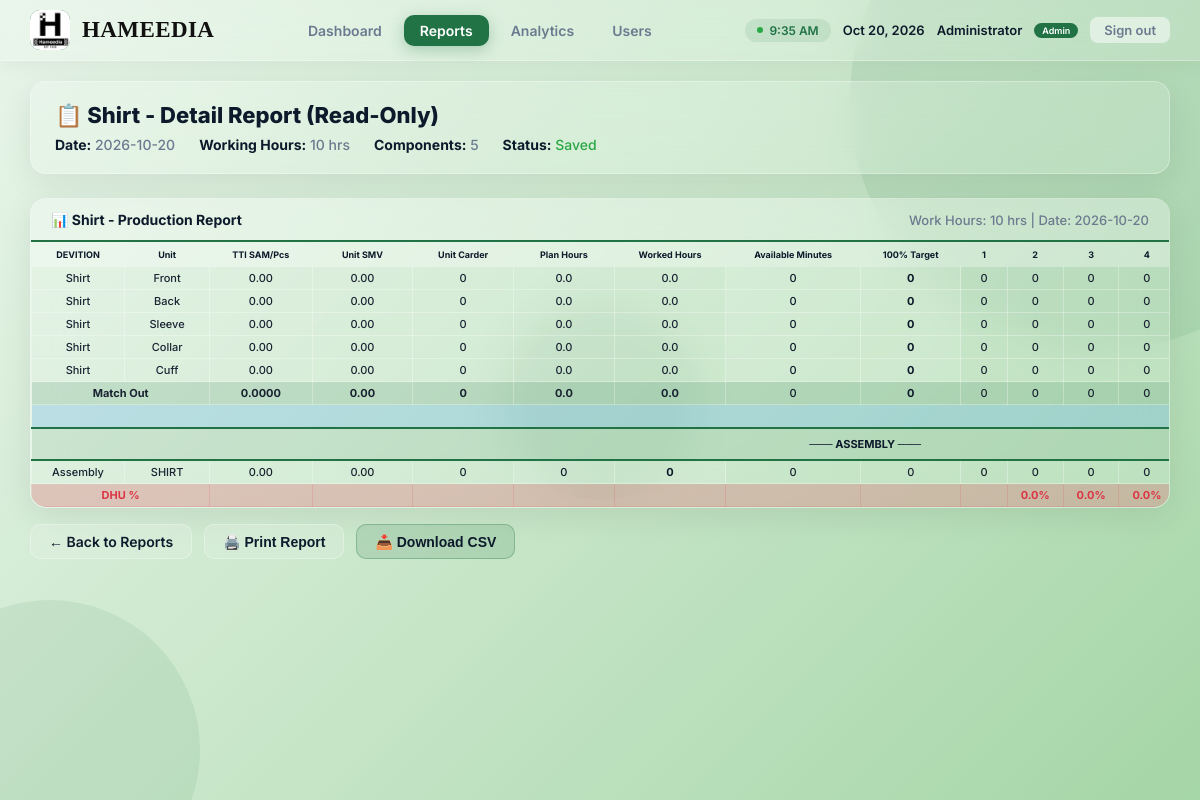
The app's page /view_report.php?division=1 (signed in) with its own data.
### tables this page shows
CREATE TABLE IF NOT EXISTS divisions (
    id INT PRIMARY KEY AUTO_INCREMENT,
    name VARCHAR(50) NOT NULL,
    code VARCHAR(20) NOT NULL,
    type ENUM('shirt', 'trouser', 'coat', 'shirt_mtm', 'trouser_mtm', 'coat_mtm', 'assembly') DEFAULT 'shirt',
    display_order INT DEFAULT 0,
    is_active BOOLEAN DEFAULT TRUE,
    created_at TIMESTAMP DEFAULT CURRENT_TIMESTAMP
);

CREATE TABLE IF NOT EXISTS components (
    id INT PRIMARY KEY AUTO_INCREMENT,
    division_id INT,
    name VARCHAR(50) NOT NULL,
    is_match_out BOOLEAN DEFAULT FALSE,
    display_order INT DEFAULT 0,
    created_at TIMESTAMP DEFAULT CURRENT_TIMESTAMP,
    FOREIGN KEY (division_id) REFERENCES divisions(id) ON DELETE CASCADE
);

### view_report.php (the view, shortened to what the rows shown need)
<?php
require_once __DIR__ . '/includes/auth.php';
require_once __DIR__ . '/includes/functions.php';
$conn = getDB();
$date = normalizeReportDate($_GET['date'] ?? null);
$division_id = isset($_GET['division']) ? (int)$_GET['division'] : 0;
$div_sql = "SELECT * FROM divisions WHERE id = ?";
$stmt = $conn->prepare($div_sql);
$stmt->execute([$division_id]);
$division = $stmt->fetch(PDO::FETCH_ASSOC);
$is_assembly_division = ($division['type'] === 'assembly');
$division_name = $division['name'];
$work_hours = isset($_GET['hours']) ? (int)$_GET['hours'] : detectWorkHours($conn, $division_id, $date, 10);
$work_hours = max(1, min(11, $work_hours));
if (!function_exists('dedupeComponentRows')) {
    function dedupeComponentRows($list) {
        $out = [];
        foreach ((array)$list as $c) {
            $key = (!empty($c['is_match_out']) ? 'MO:' : 'C:') . strtoupper(trim($c['name']));
            $out[] = $c;
        }
        return $out;
    }
}
$shirt_match_out_carder = 0;
$shirt_match_out_smv = 0;
$trouser_match_out_carder = 0;
$trouser_match_out_smv = 0;
$components = dedupeComponentRows(getComponents($conn, $division_id));
$component_data = [];
foreach ($components as $comp) {
    if ($comp['is_match_out']) continue;
    $comp_id = $comp['id'];
    $data = getReportData($conn, $division_id, $comp_id, $date);
    $data['ttl_sam_pc'] = (float)($data['ttl_sam_pc'] ?? 0);
    $data['unit_smv'] = (float)($data['unit_smv'] ?? 0);
    $data['unit_carder'] = (int)($data['unit_carder'] ?? 0);
    $data['plan_hours'] = (float)($data['plan_hours'] ?? 0);
    $data['worked_hours'] = (float)($data['worked_hours'] ?? $work_hours);
    $data['day_forecast'] = (float)($data['day_forecast'] ?? 0);
    $data['available_minutes'] = (float)($data['available_minutes'] ?? 0);
    $data['plan_minutes'] = (float)($data['plan_minutes'] ?? 0);
    $data['plan_eff'] = (float)($data['plan_eff'] ?? 0);
    $data['target_100'] = (float)($data['target_100'] ?? 0);
    $data['day_total'] = (float)($data['day_total'] ?? 0);
    $data['ern_minutes'] = (float)($data['ern_minutes'] ?? 0);
    $data['acvd_eff'] = (float)($data['acvd_eff'] ?? 0);
    $data['epm'] = (float)($data['epm'] ?? 13.2);
    $data['style_epm'] = (float)($data['style_epm'] ?? 13.2);
    $data['profit'] = (float)($data['profit'] ?? 0);
    for ($h = 1; $h <= 11; $h++) {
        $data["hour_$h"] = (float)($data["hour_$h"] ?? 0);
    }
    if ($is_assembly_division) {
        $comp_name = strtoupper(trim($comp['name']));
        $total_assemble_carder = 0;
        if ($comp_name === 'SHIRT') {
            if ($shirt_match_out_smv > 0) {
                $data['unit_smv'] = $data['ttl_sam_pc'] - $shirt_match_out_smv;
                if ($data['unit_smv'] < 0) $data['unit_smv'] = 0;
            }
            $total_assemble_carder = $data['unit_carder'] + $shirt_match_out_carder;
        } elseif ($comp_name === 'TROUSER') {
            if ($trouser_match_out_smv > 0) {
                $data['unit_smv'] = $data['ttl_sam_pc'] - $trouser_match_out_smv;
                if ($data['unit_smv'] < 0) $data['unit_smv'] = 0;
            }
            $total_assemble_carder = $data['unit_carder'] + $trouser_match_out_carder;
        } else {
            $total_assemble_carder = $data['unit_carder'];
        }
        $data['total_assemble_carder'] = $total_assemble_carder;
        if ($data['unit_smv'] > 0 && $data['unit_carder'] > 0) {
            $data['day_forecast'] = ($data['unit_carder'] * 600 / $data['unit_smv']) * 0.80;
        } else {
            $data['day_forecast'] = 0;
        }
        $data['plan_minutes'] = $data['day_forecast'] * $data['unit_smv'];
        $data['plan_eff'] = ($data['unit_carder'] * $data['plan_hours'] * 60 > 0)
            ? ($data['plan_minutes'] / ($data['unit_carder'] * $data['plan_hours'] * 60)) : 0;
        if ($comp_name === 'SHIRT' || $comp_name === 'TROUSER') {
            $data['target_100'] = ($data['unit_smv'] > 0) ? ($data['unit_carder'] / $data['unit_smv']) * 60 : 0;
        } else {
            $data['target_100'] = ($data['ttl_sam_pc'] > 0) ? ($data['unit_carder'] / $data['ttl_sam_pc']) * 60 : 0;
        }
        $day_total = 0;
        for ($h = 1; $h <= $work_hours; $h++) {
            $day_total += $data["hour_$h"];
        }
        $data['day_total'] = $day_total;
        $data['ern_minutes'] = $day_total * $data['ttl_sam_pc'];
        $data['available_minutes'] = $total_assemble_carder * $data['plan_hours'] * 60;
        if ($data['available_minutes'] > 0 && $data['plan_hours'] > 0) {
            $denominator = $data['available_minutes'] * ($data['worked_hours'] / $data['plan_hours']);
            $data['acvd_eff'] = ($denominator > 0) ? ($data['ern_minutes'] / $denominator) : 0;
        } else {
            $data['acvd_eff'] = 0;
        }
        $profit_multiplier = 500;
        if ($comp_name === 'SHIRT MTM') $profit_multiplier = 1100;
        elseif ($comp_name === 'TROUSER') $profit_multiplier = 800;
        elseif ($comp_name === 'TROUSER MTM') $profit_multiplier = 1500;
        elseif ($comp_name === 'COAT') $profit_multiplier = 2800;
        elseif ($comp_name === 'COAT MTM') $profit_multiplier = 3400;
        elseif ($comp_name === 'KNIT') $profit_multiplier = 295;
        $data['profit'] = ($profit_multiplier * $data['day_total']) - (7365 * $total_assemble_carder);
    } else {
        if ($data['unit_smv'] > 0 && $data['unit_carder'] > 0) {
            $data['day_forecast'] = ($data['unit_carder'] * 600 / $data['unit_smv']) * 0.90;
        } else {
            $data['day_forecast'] = 0;
        }
        $data['available_minutes'] = $data['unit_carder'] * $data['plan_hours'] * 60;
        $data['plan_minutes'] = $data['day_forecast'] * $data['unit_smv'];
        $data['plan_eff'] = ($data['available_minutes'] > 0) ? ($data['plan_minutes'] / $data['available_minutes']) : 0;
        $data['target_100'] = ($data['unit_smv'] > 0) ? ($data['unit_carder'] / $data['unit_smv']) * 60 : 0;
        $day_total = 0;
        for ($h = 1; $h <= $work_hours; $h++) {
            $day_total += $data["hour_$h"];
        }
        $data['day_total'] = $day_total;
        $data['ern_minutes'] = $day_total * $data['unit_smv'];
        $denominator = 1;
        $data['acvd_eff'] = ($denominator > 0) ? ($data['ern_minutes'] / $denominator) : 0;
        if ($data['plan_hours'] > 0) {
            $data['profit'] = ($data['epm'] * ($data['day_total'] * $data['unit_smv'])) - (7365 * $data['unit_carder']) * ($data['worked_hours'] / $data['plan_hours']);
        } else {
            $data['profit'] = ($data['epm'] * ($data['day_total'] * $data['unit_smv'])) - (7365 * $data['unit_carder']);
        }
    }
    $component_data[$comp_id] = $data;
}
?>
<!DOCTYPE html>
<html lang="en">
<head>
</head>
<body>
    <div class="container">
        <div class="report-header">
            <h2>📋 <?php echo htmlspecialchars($division_name); ?> - Detail Report (Read-Only)</h2>
            <div class="meta">
                <span><strong>Date:</strong> <?php echo date('Y-m-d', strtotime($date)); ?></span>
                <span><strong>Working Hours:</strong> <?php echo $work_hours; ?> hrs</span>
                <span><strong>Components:</strong> <?php echo count($component_data); ?></span>
                <span><strong>Status:</strong> <span style="color:var(--good);">Saved</span></span>
            </div>
        </div>
        <div class="table-container">
            <div class="table-title">
                <span>📊 <?php echo htmlspecialchars($division_name); ?> - Production Report</span>
                <span class="badge-info">Work Hours: <?php echo $work_hours; ?> hrs | Date: <?php echo date('Y-m-d', strtotime($date)); ?></span>
            </div>
            <table class="excel-table">
                <thead>
                    <tr>
                        <th style="min-width:60px;">DEVITION</th>
                        <th style="min-width:55px;">Unit</th>
                        <th style="min-width:65px;">TTl SAM/Pcs</th>
                        <th style="min-width:65px;"><?php echo $is_assembly_division ? 'Section SAM/Pc' : 'Unit SMV'; ?></th>
                        <th style="min-width:65px;"><?php echo $is_assembly_division ? 'Assemble Carder' : 'Unit Carder'; ?></th>
                        <th style="min-width:65px;">Plan Hours</th>
                        <th style="min-width:65px;">Worked Hours</th>
                        <th style="min-width:70px;">Available Minutes</th>
                        <th style="min-width:60px;">100% Target</th>
                        <?php for ($h = 1; $h <= $work_hours; $h++): ?>
                        <th style="min-width:30px;"><?php echo $h; ?></th>
                        <?php endfor; ?>
                    </tr>
                </thead>
                <tbody>
                    <?php if (empty($components)): ?>
                    <tr><td colspan="<?php echo 11 + $work_hours + ($is_assembly_division ? 1 : 0); ?>" class="no-data">No components found for this division.</td></tr>
                    <?php else: ?>
                    <?php
                    $sorted_components = $components;
                    foreach ($sorted_components as $comp):
                        if ($comp['is_match_out'] || ($is_assembly_division && $comp['name'] === 'KNIT')) continue;
                        $data = $component_data[$comp['id']] ?? [];
                    ?>
                    <tr>
                        <td><?php echo htmlspecialchars($division_name); ?></td>
                        <td><?php echo htmlspecialchars($comp['name']); ?></td>
                        <td><?php echo number_format($data['ttl_sam_pc'] ?? 0, 2); ?></td>
                        <td><?php echo number_format($data['unit_smv'] ?? 0, 2); ?></td>
                        <td><?php echo $data['unit_carder'] ?? 0; ?></td>
                        <td><?php echo number_format($data['plan_hours'] ?? 0, 1); ?></td>
                        <td><?php echo number_format($data['worked_hours'] ?? 0, 1); ?></td>
                        <td class="calculated"><?php echo number_format($data['available_minutes'] ?? 0, 0); ?></td>
                        <td class="calculated" style="font-weight:700;"><?php echo number_format($data['target_100'] ?? 0, 0); ?></td>
                        <?php for ($h = 1; $h <= $work_hours; $h++): ?>
                        <td><?php echo number_format($data["hour_$h"] ?? 0, 0); ?></td>
                        <?php endfor; ?>
                    </tr>
                    <?php endforeach; ?>
                    <?php endif; ?>
                </tbody>
            </table>
        </div>
    </div>
</body>
</html>

### records on screen
divisions: name "Shirt"
components: division.name "Shirt", name "Front", id "0.00", id "0", id "0.0"
components: division.name "Shirt", name "Back", id "0.00", id "0", id "0.0"
components: division.name "Shirt", name "Sleeve", id "0.00", id "0", id "0.0"
components: division.name "Shirt", name "Collar", id "0.00", id "0", id "0.0"
components: division.name "Shirt", name "Cuff", id "0.00", id "0", id "0.0"

### other values on screen
$current_user "Administrator"
date('Y-m-d', strtotime($date)) "2026-10-20"
$work_hours "10"
count($component_data) "5"
$match_out['ttl_sam'] "0.0000"
$mo_unit_smv "0.00"
$mo_unit_carder "0"
$mo_plan_hours "0.0"
$mo_worked_hours "0.0"
$mo_available_minutes "0"
$match_out['target_100'] "0"
$match_out_hours[$h] "0"
$data['ttl_sam_pc'] "0.00"
$data['unit_smv'] "0.00"
$data['unit_carder'] "0"
